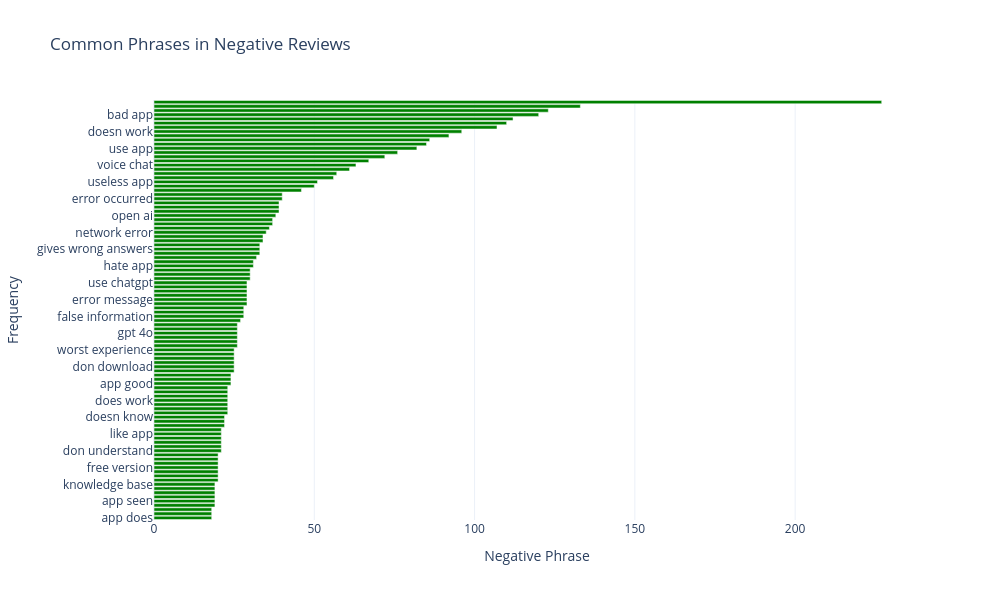

Notebook code for this chart:
### Code cell
#visualize
fig = px.bar(
    negative_phrase_df,
    x = 'Frequency',
    y = 'Phrase',
    orientation = 'h',
    title = 'Common Phrases in Negative Reviews',
    labels = {'Phrase': 'Negative Phrase', 'Frequency': 'Frequency'},
    color_discrete_sequence = ['green'],
    width = 1000,
    height = 600
)

fig.update_layout(
    xaxis_title = 'Negative Phrase',
    yaxis_title = 'Frequency',
    yaxis  ={'categoryorder': 'total ascending'}
)

fig.write_image(f'{output_dir}\Common Phrases in Negative Reviews.png')
fig.show()

### Figure 1 — Plotly figure (JSON) as saved in the notebook; plotly's stock layout.template omitted (floating-point values rounded to 4 significant figures)
{"data": [{"hovertemplate": "Frequency=%{x}<br>Negative Phrase=%{y}<extra></extra>", "legendgroup": "", "marker": {"color": "green", "pattern": {"shape": ""}}, "name": "", "orientation": "h", "showlegend": false, "textposition": "auto", "type": "bar", "x": [227, 133, 123, 120, 112, 110, 107, 96, 92, 86, 85, 82, 76, 72, 67, 63, 61, 57, 56, 51, 50, 46, 40, 40, 39, 39, 39, 38, 37, 37, 36, 35, 34, 34, 33, 33, 33, 32, 31, 31, 30, 30, 30, 29, 29, 29, 29, 29, 29, 28, 28, 28, 27, 26, 26, 26, 26, 26, 26, 25, 25, 25, 25, 25, 25, 24, 24, 24, 23, 23, 23, 23, 23, 23, 23, 22, 22, 22, 21, 21, 21, 21, 21, 21, 20, 20, 20, 20, 20, 20, 20, 19, 19, 19, 19, 19, 19, 18, 18, 18], "xaxis": "x", "y": ["chat gpt", "worst app", "wrong answer", "bad app", "gives wrong", "wrong answers", "game changer", "doesn work", "wrong information", "artificial intelligence", "don know", "use app", "try later", "went wrong", "waste time", "voice chat", "web version", "phone number", "extremely helpful", "useless app", "bad experience", "unable login", "error occurred", "giving wrong", "app doesn", "ask question", "won let", "open ai", "app just", "long time", "good app", "network error", "app working", "correct answer", "answer question", "gives wrong answers", "keeps saying", "gives wrong answer", "hate app", "september 2021", "answer wrong", "new update", "using app", "able login", "error message", "internet connection", "little bit", "paid version", "use chatgpt", "false information", "using chatgpt", "worst ai", "play store", "chatgpt app", "create account", "don like", "gpt 4o", "really bad", "unable use", "android app", "don download", "google account", "open app", "stopped working", "worst experience", "app good", "helps lot", "real time", "app bad", "chat history", "chatgpt plus", "does work", "fix problem", "gives wrong information", "stupid app", "answer questions", "answers wrong", "doesn know", "don understand", "don use", "don want", "download app", "like app", "really annoying", "app app", "ask questions", "extra ordinary", "free version", "getting worse", "google play", "january 2022", "app don", "app seen", "app use", "app useless", "feel like", "knowledge base", "app does", "doesn answer", "using google"], "yaxis": "y"}], "layout": {"barmode": "relative", "height": 600, "legend": {"tracegroupgap": 0}, "title": {"text": "Common Phrases in Negative Reviews"}, "width": 1000, "xaxis": {"anchor": "y", "domain": [0, 1], "title": {"text": "Negative Phrase"}}, "yaxis": {"anchor": "x", "categoryorder": "total ascending", "domain": [0, 1], "title": {"text": "Frequency"}}}}
